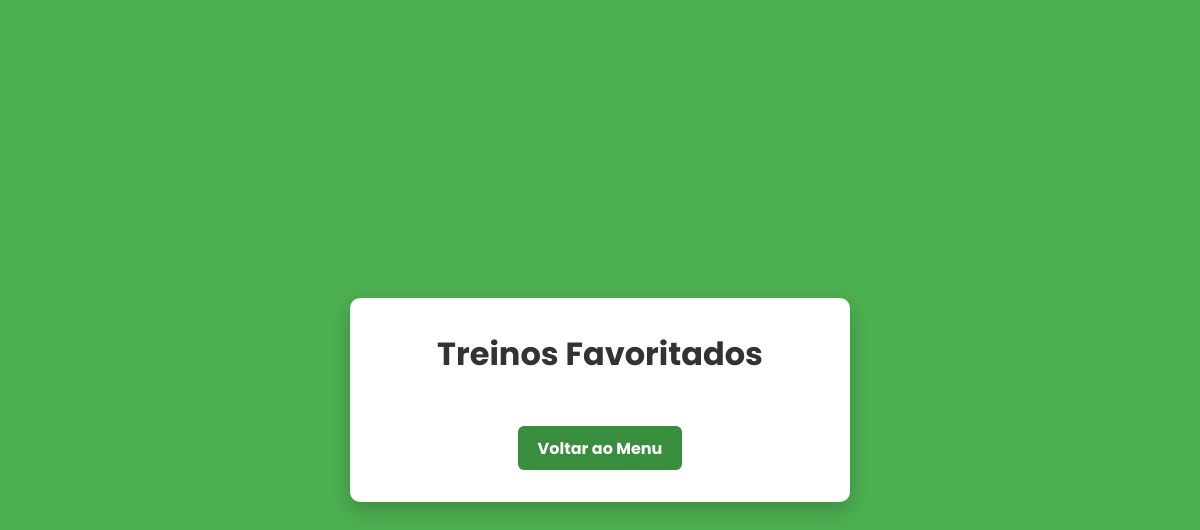
The page /favoritos/ (signed in) on the database as committed earlier.
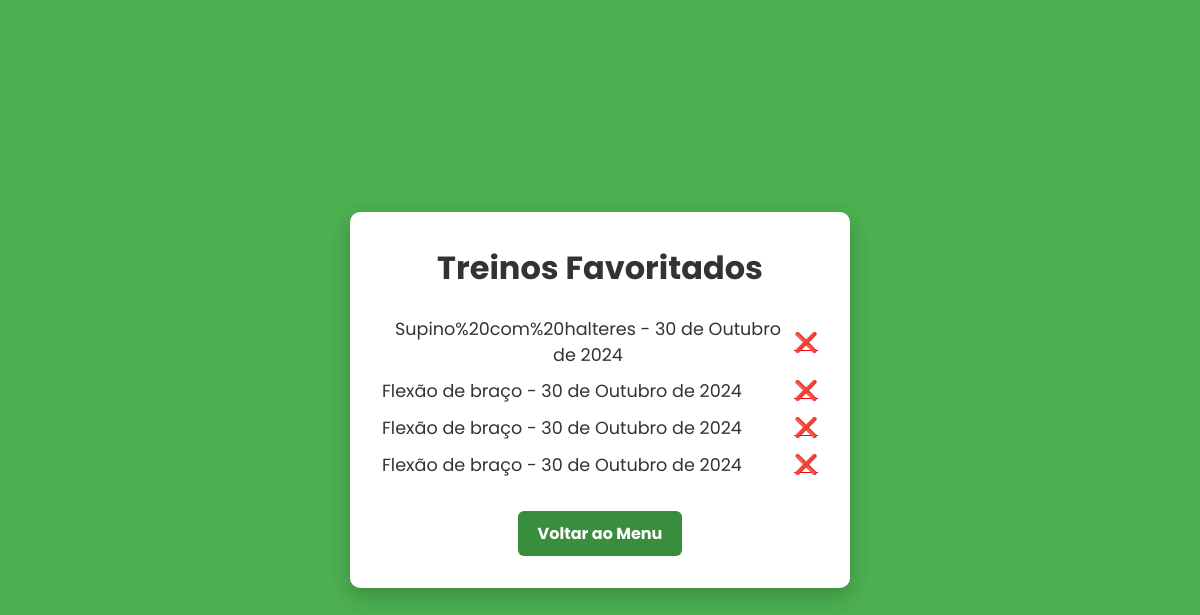
The same page on the database as committed later.
### app_fitplan/models.py (models this page shows, shortened)
class Favorito(models.Model):
    usuario = models.ForeignKey(User, on_delete=models.CASCADE)
    treino = models.ForeignKey(Treino, on_delete=models.CASCADE)
    exercicio = models.CharField(max_length=255)

class Treino(models.Model):
    usuario = models.ForeignKey(User, on_delete=models.CASCADE)
    intensidade = models.CharField(max_length=50)
    duracao = models.CharField(max_length=50)
    local = models.CharField(max_length=50)
    data = models.DateField(auto_now_add=True)
    exercicios = models.JSONField()

### app_fitplan/views.py (the view)
# urls.py: path('favoritos/', views.treinos_favoritos, name='treinos_favoritos'),
def treinos_favoritos(request):
    favoritos = Favorito.objects.filter(usuario=request.user)
    return render(request, 'favoritos.html', {'favoritos': favoritos})

### app_fitplan/templates/favoritos.html (shortened to what this page needs)
<!DOCTYPE html>
<html lang="pt-br">
<head>
</head>
<body>
    <div class="container">
        <h1>Treinos Favoritados</h1>
        <ul class="favorito-list">
            {% for favorito in favoritos %}
                <li class="favorito-item">
                    {{ favorito.exercicio }} - {{ favorito.treino.data }}
                    <a href="{% url 'remover_favorito' favorito.id %}" class="remove-favorito">❌</a>
                </li>
            {% endfor %}
        </ul>
        <a href="{% url 'menu' %}" class="back-button">Voltar ao Menu</a>
    </div>
</body>
</html>

Rows that differ between the two databases and show on the page:
added Favorito: exercicio "Supino%20com%20halteres", treino.data "30 de Outubro de 2024"
added Favorito: exercicio "Flexão de braço", treino.data "30 de Outubro de 2024"
added Favorito: exercicio "Flexão de braço", treino.data "30 de Outubro de 2024"
added Favorito: exercicio "Flexão de braço", treino.data "30 de Outubro de 2024"
